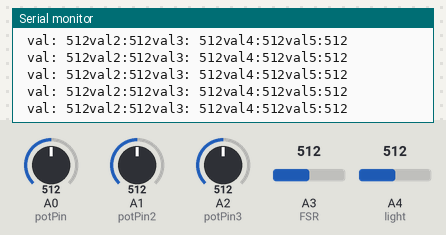
The sketch below on a simulated Arduino Uno, built with avr-gcc and run on an emulated ATmega328P. Shown: the last lines printed to the serial monitor. The inputs (shaded band) are chosen by the test bench; at power-on: A0 (potPin) = 512, A1 (potPin2) = 512, A2 (potPin3) = 512, A3 (FSR) = 512, A4 (light) = 512.

Above: at 1.2 s.
1.3 s: A0 (potPin) set to 110
At 1.4 s:
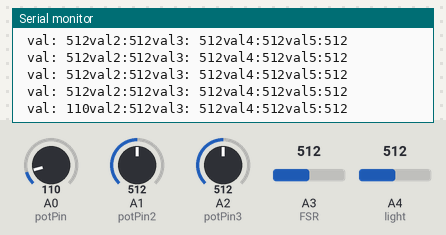
4.3 s: A0 (potPin) set to 88
At 4.33 s:
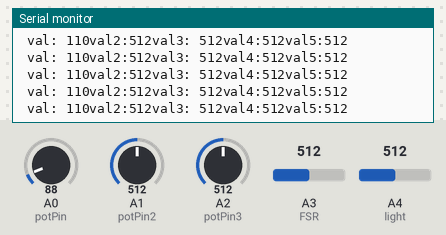
7.3 s: A1 (potPin2) set to 104
At 7.33 s:
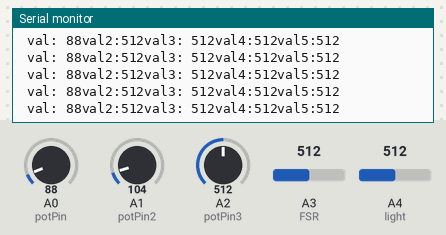
8.8 s: A1 (potPin2) set to 91
At 8.8 s:
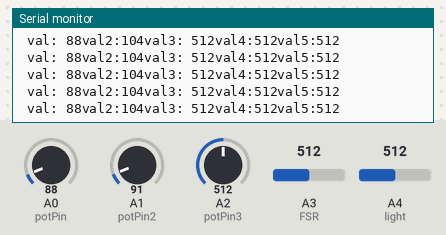
11.8 s: A2 (potPin3) set to 104
At 11.82 s:
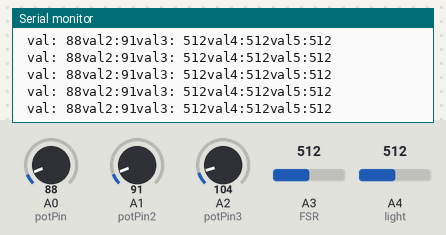
14.8 s: A2 (potPin3) set to 92
At 14.83 s:
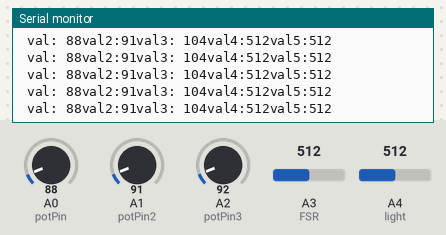
Timing chart, 0 to 17.3 s (numbered marks = the images above; inputs shaded):
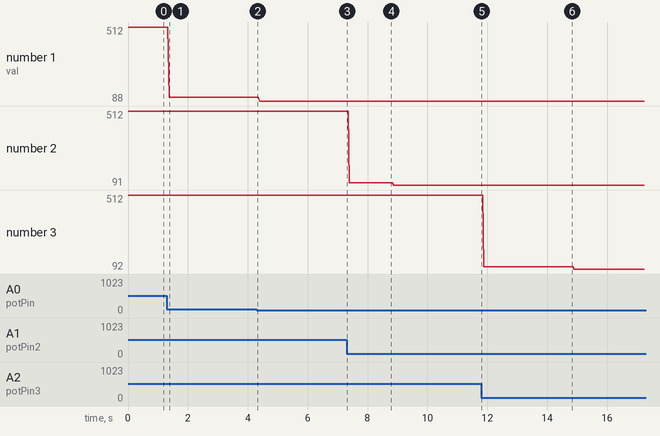

Measured:
- after the input at 1.3 s, the serial monitor: prints a new line after 0.08 s (image 1)
- plotted number 1: 512 → 110 after the input at 1.3 s, 110 → 88 after the input at 4.3 s
- plotted number 2: 512 → 104 after the input at 7.3 s, 104 → 91 after the input at 8.8 s
- plotted number 3: 104 → 92 after the input at 14.8 s

The sketch:

sketch_nov03b.ino
```cpp
/* Theremin
 * --------
 *
 *
 * Created 24 October 2006
 * copyleft 2006 Tod E. Kurt &lt;tod@todbot.com
 * http://todbot.com/
 */

int potPin = A0;    // select the input pin for the potentiometer
int potPin2 = A1;
int potPin3 = A2;
int FSR = A3;
int light = A4;
int val4;
int val2;
int val3;
int val;
int val5;

void setup() {

  Serial.begin(9600);
  Serial.println("ready");
}

void loop() {

  val = analogRead(potPin);    // read value from the sensor
  val2 = analogRead(potPin2);
  val3 = analogRead(potPin3);
  val4 = analogRead(FSR);
  val5 = analogRead(light);

  Serial.println(" val: " +  String(val) + "val2:" + String(val2) + "val3: " + String(val3) + "val4:" + String(val4) + "val5:" + String(val5));

                   // process the value a little

}
```
